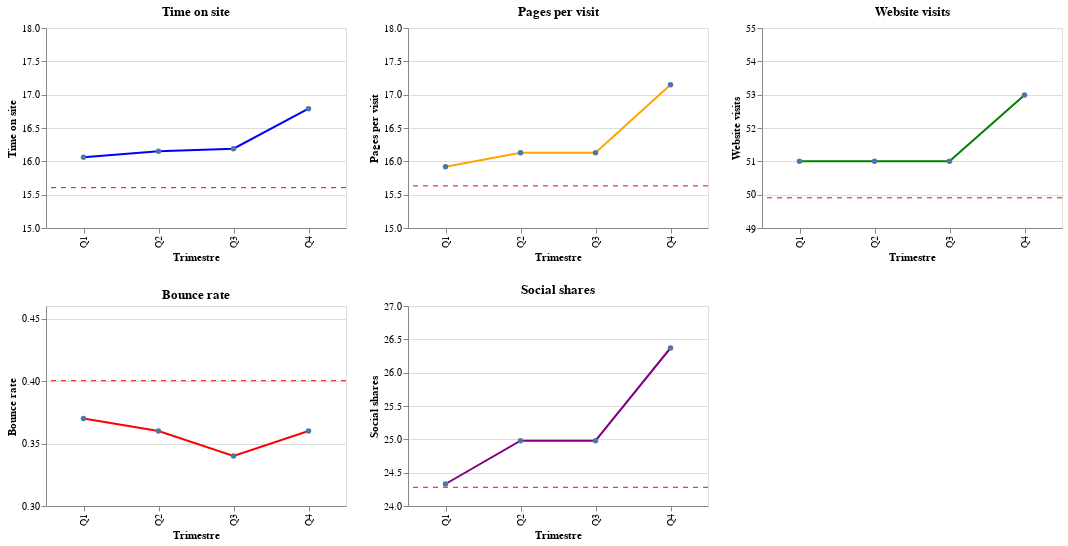

Notebook code cell kept with this figure:
### Code cell
import pandas as pd
import altair as alt

# Dati per il DataFrame
data = {
    'Trimestre': ['Q1', 'Q2', 'Q3', 'Q4'],
    'Time_on_site': [16.06, 16.15, 16.19, 16.79],
    'Pages_per_visit': [15.92, 16.13, 16.13, 17.15],
    'Website_visits': [51.00, 51.00, 51.00, 52.99],
    'Bounce_rate': [0.37, 0.36, 0.34, 0.36],
    'Social_shares': [24.33, 24.98, 24.98, 26.37]
}

# Creazione del DataFrame
df_quarter = pd.DataFrame(data)

# Media globale per ciascuna feature
global_means = {
    'Time_on_site': 15.604976,
    'Pages_per_visit': 15.631951,
    'Website_visits': 49.905641,
    'Bounce_rate': 0.400248,
    'Social_shares': 24.280906
}

# Melt DataFrame for Altair
df_melted = df_quarter.melt(id_vars='Trimestre', var_name='Metric', value_name='Value')

# Creazione di una lista per tenere i grafici
line_charts = []

# Limiti dell'asse y per ogni metrica
ylim_dict = {
    'Time_on_site': (15, 18),
    'Pages_per_visit': (15, 18),
    'Website_visits': (49, 55),
    'Bounce_rate': (0.30, 0.45),  # Aggiornato per il Bounce Rate
    'Social_shares': (24, 27),
}

# Colori per ogni metrica
color_dict = {
    'Time_on_site': 'blue',
    'Pages_per_visit': 'orange',
    'Website_visits': 'green',
    'Bounce_rate': 'red',
    'Social_shares': 'purple'
}

# Creazione del grafico per ogni metrica
for metric in df_quarter.columns[1:]:  # Salta la colonna 'Trimestre'
    chart = alt.Chart(df_melted[df_melted['Metric'] == metric]).mark_line(point=True, color=color_dict[metric]).encode(
        x=alt.X('Trimestre:O', title='Trimestre'),
        y=alt.Y('Value:Q', title=metric.replace('_', ' ').capitalize(), scale=alt.Scale(domain=ylim_dict[metric])),  # Limiti dell'asse y
        tooltip=['Trimestre:N', 'Value:Q']
    ).properties(
        title=metric.replace('_', ' ').capitalize(),
        width=300,
        height=200
    )

    # Aggiunta della retta orizzontale per la media globale
    global_mean = global_means[metric]
    chart += alt.Chart(pd.DataFrame({
        'Metric': [metric],
        'Global_Mean': [global_mean]
    })).mark_rule(color='red', strokeDash=[5, 5]).encode(
        y='Global_Mean:Q',
        tooltip=alt.Tooltip('Global_Mean:Q', title='Global Mean')
    ).properties(
        title='Global Mean'
    )

    line_charts.append(chart)

# Combinare tutti i grafici in un layout a griglia
# Prima riga con 3 grafici
row1 = alt.hconcat(*line_charts[:3])
# Seconda riga con 2 grafici
row2 = alt.hconcat(*line_charts[3:])

# Combinare le due righe verticalmente
final_chart = alt.vconcat(row1, row2).resolve_scale(
    color='independent'  # Assicurarsi che i colori siano indipendenti per ogni grafico
)

# Visualizzazione dei grafici combinati
final_chart

### Figure 1 — Vega-Lite specification as saved in the notebook (floating-point values rounded to 4 significant figures)
{"config": {"view": {"continuousWidth": 300, "continuousHeight": 300}}, "vconcat": [{"hconcat": [{"layer": [{"data": {"name": "data-0900fd403eb6ae0f136f7793189c59ba"}, "mark": {"type": "line", "color": "blue", "point": true}, "encoding": {"tooltip": [{"field": "Trimestre", "type": "nominal"}, {"field": "Value", "type": "quantitative"}], "x": {"field": "Trimestre", "title": "Trimestre", "type": "ordinal"}, "y": {"field": "Value", "scale": {"domain": [15, 18]}, "title": "Time on site", "type": "quantitative"}}, "title": "Time on site"}, {"data": {"name": "data-a6fca1791b8c457032a4e084fefb3db6"}, "mark": {"type": "rule", "color": "red", "strokeDash": [5, 5]}, "encoding": {"tooltip": {"field": "Global_Mean", "title": "Global Mean", "type": "quantitative"}, "y": {"field": "Global_Mean", "type": "quantitative"}}, "title": "Global Mean"}], "height": 200, "width": 300}, {"layer": [{"data": {"name": "data-90faa2ed36d7e33e72fab2dd5c989706"}, "mark": {"type": "line", "color": "orange", "point": true}, "encoding": {"tooltip": [{"field": "Trimestre", "type": "nominal"}, {"field": "Value", "type": "quantitative"}], "x": {"field": "Trimestre", "title": "Trimestre", "type": "ordinal"}, "y": {"field": "Value", "scale": {"domain": [15, 18]}, "title": "Pages per visit", "type": "quantitative"}}, "title": "Pages per visit"}, {"data": {"name": "data-1da60b726cef95c8b6d5600b88de263c"}, "mark": {"type": "rule", "color": "red", "strokeDash": [5, 5]}, "encoding": {"tooltip": {"field": "Global_Mean", "title": "Global Mean", "type": "quantitative"}, "y": {"field": "Global_Mean", "type": "quantitative"}}, "title": "Global Mean"}], "height": 200, "width": 300}, {"layer": [{"data": {"name": "data-9a1205de8151433bb81387de8ff0364c"}, "mark": {"type": "line", "color": "green", "point": true}, "encoding": {"tooltip": [{"field": "Trimestre", "type": "nominal"}, {"field": "Value", "type": "quantitative"}], "x": {"field": "Trimestre", "title": "Trimestre", "type": "ordinal"}, "y": {"field": "Value", "scale": {"domain": [49, 55]}, "title": "Website visits", "type": "quantitative"}}, "title": "Website visits"}, {"data": {"name": "data-4d454cdc90ddb48c20a27373e1b34835"}, "mark": {"type": "rule", "color": "red", "strokeDash": [5, 5]}, "encoding": {"tooltip": {"field": "Global_Mean", "title": "Global Mean", "type": "quantitative"}, "y": {"field": "Global_Mean", "type": "quantitative"}}, "title": "Global Mean"}], "height": 200, "width": 300}]}, {"hconcat": [{"layer": [{"data": {"name": "data-29881867b548e347a4425b87f75af514"}, "mark": {"type": "line", "color": "red", "point": true}, "encoding": {"tooltip": [{"field": "Trimestre", "type": "nominal"}, {"field": "Value", "type": "quantitative"}], "x": {"field": "Trimestre", "title": "Trimestre", "type": "ordinal"}, "y": {"field": "Value", "scale": {"domain": [0.3, 0.45]}, "title": "Bounce rate", "type": "quantitative"}}, "title": "Bounce rate"}, {"data": {"name": "data-233eafec61c650d540eb04fb434a29b1"}, "mark": {"type": "rule", "color": "red", "strokeDash": [5, 5]}, "encoding": {"tooltip": {"field": "Global_Mean", "title": "Global Mean", "type": "quantitative"}, "y": {"field": "Global_Mean", "type": "quantitative"}}, "title": "Global Mean"}], "height": 200, "width": 300}, {"layer": [{"data": {"name": "data-b26fa7b4fecec877329b352f585c15ef"}, "mark": {"type": "line", "color": "purple", "point": true}, "encoding": {"tooltip": [{"field": "Trimestre", "type": "nominal"}, {"field": "Value", "type": "quantitative"}], "x": {"field": "Trimestre", "title": "Trimestre", "type": "ordinal"}, "y": {"field": "Value", "scale": {"domain": [24, 27]}, "title": "Social shares", "type": "quantitative"}}, "title": "Social shares"}, {"data": {"name": "data-e6fdc10b287bc4bfb71de5c0e2b5de07"}, "mark": {"type": "rule", "color": "red", "strokeDash": [5, 5]}, "encoding": {"tooltip": {"field": "Global_Mean", "title": "Global Mean", "type": "quantitative"}, "y": {"field": "Global_Mean", "type": "quantitative"}}, "title": "Global Mean"}], "height": 200, "width": 300}]}], "resolve": {"scale": {"color": "independent"}}, "$schema": "https://vega.github.io/schema/vega-lite/v5.17.0.json", "datasets": {"data-0900fd403eb6ae0f136f7793189c59ba": [{"Trimestre": "Q1", "Metric": "Time_on_site", "Value": 16.06}, {"Trimestre": "Q2", "Metric": "Time_on_site", "Value": 16.15}, {"Trimestre": "Q3", "Metric": "Time_on_site", "Value": 16.19}, {"Trimestre": "Q4", "Metric": "Time_on_site", "Value": 16.79}], "data-a6fca1791b8c457032a4e084fefb3db6": [{"Metric": "Time_on_site", "Global_Mean": 15.6}], "data-90faa2ed36d7e33e72fab2dd5c989706": [{"Trimestre": "Q1", "Metric": "Pages_per_visit", "Value": 15.92}, {"Trimestre": "Q2", "Metric": "Pages_per_visit", "Value": 16.13}, {"Trimestre": "Q3", "Metric": "Pages_per_visit", "Value": 16.13}, {"Trimestre": "Q4", "Metric": "Pages_per_visit", "Value": 17.15}], "data-1da60b726cef95c8b6d5600b88de263c": [{"Metric": "Pages_per_visit", "Global_Mean": 15.63}], "data-9a1205de8151433bb81387de8ff0364c": [{"Trimestre": "Q1", "Metric": "Website_visits", "Value": 51.0}, {"Trimestre": "Q2", "Metric": "Website_visits", "Value": 51.0}, {"Trimestre": "Q3", "Metric": "Website_visits", "Value": 51.0}, {"Trimestre": "Q4", "Metric": "Website_visits", "Value": 52.99}], "data-4d454cdc90ddb48c20a27373e1b34835": [{"Metric": "Website_visits", "Global_Mean": 49.91}], "data-29881867b548e347a4425b87f75af514": [{"Trimestre": "Q1", "Metric": "Bounce_rate", "Value": 0.37}, {"Trimestre": "Q2", "Metric": "Bounce_rate", "Value": 0.36}, {"Trimestre": "Q3", "Metric": "Bounce_rate", "Value": 0.34}, {"Trimestre": "Q4", "Metric": "Bounce_rate", "Value": 0.36}], "data-233eafec61c650d540eb04fb434a29b1": [{"Metric": "Bounce_rate", "Global_Mean": 0.4002}], "data-b26fa7b4fecec877329b352f585c15ef": [{"Trimestre": "Q1", "Metric": "Social_shares", "Value": 24.33}, {"Trimestre": "Q2", "Metric": "Social_shares", "Value": 24.98}, {"Trimestre": "Q3", "Metric": "Social_shares", "Value": 24.98}, {"Trimestre": "Q4", "Metric": "Social_shares", "Value": 26.37}], "data-e6fdc10b287bc4bfb71de5c0e2b5de07": [{"Metric": "Social_shares", "Global_Mean": 24.28}]}}
